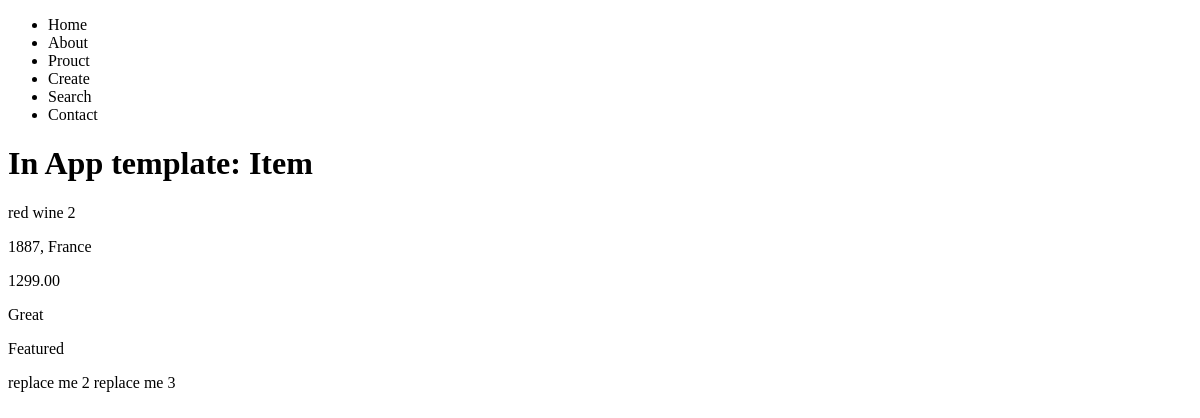
The page /products/3/ on the database as committed earlier.
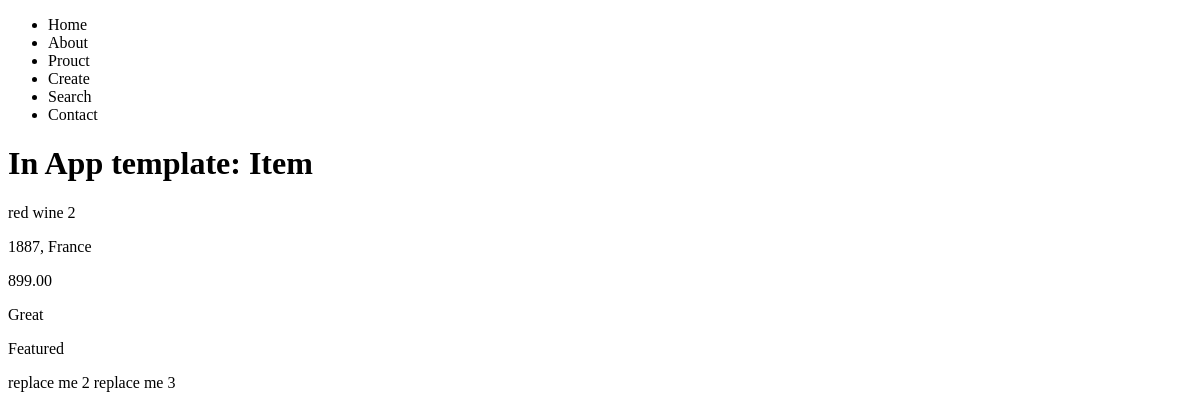
The same page on the database as committed later.
### products/models.py (models this page shows, shortened)
class Product(models.Model):
    title = models.CharField(max_length=120); # has to use max_length
    description = models.TextField(blank=True, null=True);
    price = models.DecimalField(max_digits=1000, decimal_places=2);
    summary = models.TextField(blank=True,null=False);
    featured = models.BooleanField(); # 1.null = True 2.default=True 3.both

### products/views.py (the view)
# urls.py: path('<int:currId>/', product_detail_view, name='product-detail'),
def product_detail_view(request, currId):
    obj = get_object_or_404(Product, id=currId)
    context = {
        'object': obj
    }
    return render(request,'products/product_detail.html',context)

### products/templates/products/product_detail.html
{% extends 'base.html' %}
{% block content %}
<h1>In App template: Item</h1>
<p>{{ object.title }}</p>
<p>{{ object.description }}</p>
<p>{{ object.price }}</p>
<p>{{ object.summary }}</p>
<p>{% if object.featured %} Featured {% else %} Not Featured {% endif %}</p>
{% endblock %}

Rows that differ between the two databases and show on the page:
changed Product "red wine 2": price "1299.00" → "899.00"
